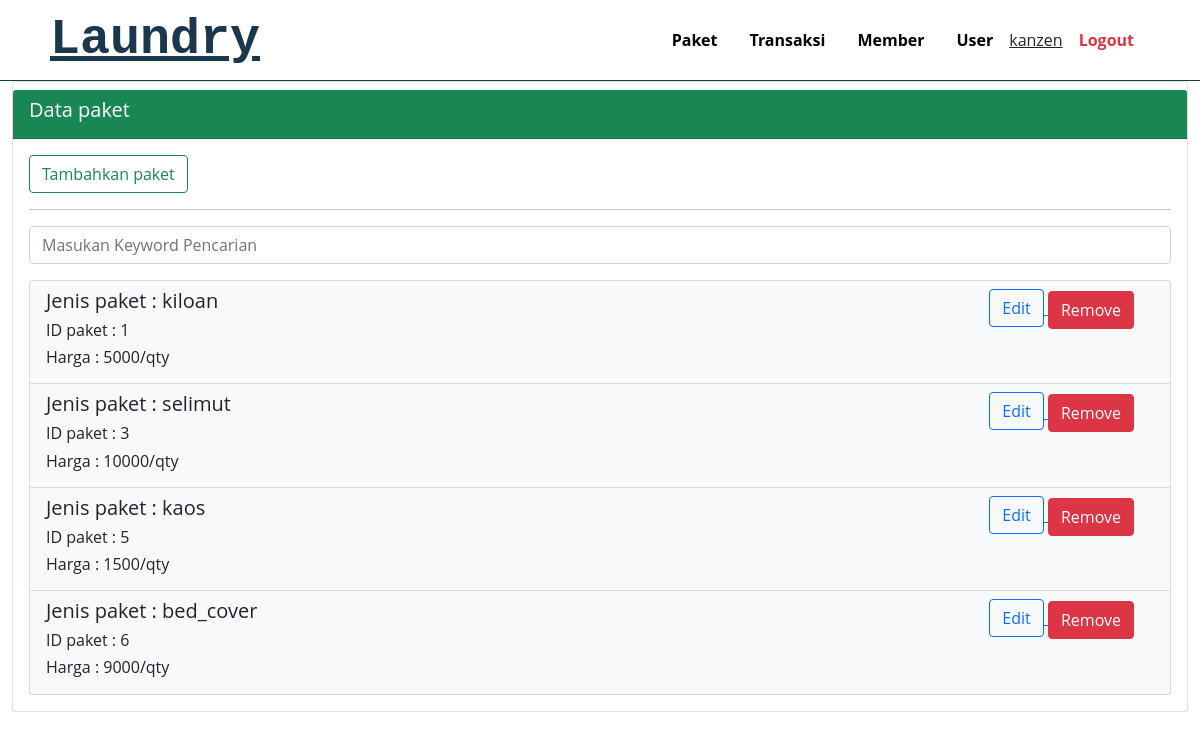
/list-paket.php (signed in), run on the app's committed database.
### tables this page shows
CREATE TABLE `paket` (
  `id_paket` int(11) NOT NULL,
  `jenis` enum('kiloan','selimut','bed_cover','kaos') NOT NULL,
  `harga` int(11) NOT NULL
);

### list-paket.php (the view, shortened to what this page needs)
<!DOCTYPE html>
<html lang="en">
<head>
    <link rel="stylesheet" href="css/bootstrap.min.css">
</head>
<body>
    <?php
    include "navbar.php";
    ?>
    <div class="container-fluid">
        <div class="card">
            <div class="card-header bg-success mt-2">
                <h5 class="text-white">Data paket</h5>
            </div>
            <div class="card-body">
                <a href="form-paket.php">
                    <button class="btn btn-outline-success btn-block">
                        Tambahkan paket
                    </button>
                </a>
                <hr>
                <form action="list-paket.php" method="get">
                    <input type="text" name="search"
                    class="form-control mb-3"
                    placeholder="Masukan Keyword Pencarian"
                    required>
                </form>
                <ul class="list-group">
                    <?php
                    include("connection.php");
                    if (isset($_GET["search"])) {
                        $search = $_GET["search"];
                        $sql = "select * from paket
                        where id_paket like '%$search%'
                        or jenis like '%$search%'
                        or harga like '%$search%'";
                    } else {
                        $sql = "select * from paket";
                    }
                    $query = mysqli_query($connect, $sql);
                    while($paket = mysqli_fetch_array($query)){ ?>
                        <li class="list-group-item bg-light">
                        <div class="row">
                            <div class="col-lg-10 col-md-10">
                                <h5>Jenis paket : <?php echo $paket["jenis"];?></h5>
                                <h6>ID paket : <?php echo $paket["id_paket"];?></h6>
                                <h6>Harga : <?php echo $paket["harga"]?>/qty</h6>
                            </div>
                            <div class="col-lg-2 col-md-2">
                                <a href="form-paket.php?id_paket=<?=$paket["id_paket"]?>">
                                    <button class="btn btn-block btn-outline-primary mb-1">
                                        Edit
                                    </button>
                                </a>
                                <a href="process-paket.php?id_paket=<?=$paket["id_paket"]?>">
                                    <button class="btn btn-block btn-danger"
                                    onclick="return confirm('Apakah anda yakin?')">
                                        Remove
                                    </button>
                                </a>
                            </div>
                        </div>
                        </li>
                    <?php
                    }
                    ?>
                </ul>
            </div>
        </div>
    </div>
</body>
</html>

### navbar.php (shortened to what this page needs)
<!DOCTYPE html>
<html lang="en">
<head>
    <link rel="stylesheet" href="style-navigasi.css">
</head>
<body>
    <nav>
        <div class="wrapper">
            <div class="logo">
                <a href=''>
                    Laundry
                </a>
            </div>
            <div class="menu">
                <ul>
                    <li><a href="list-paket.php">Paket</a></li>
                    <li><a href="list-transaksi.php">Transaksi</a></li>
                    <li><a href="list-member.php">Member</a></li>
                    <li><a href="list-user.php">User</a></li>
                    <li style="text-decoration: underline;"><?=($_SESSION["user"]["username"])?></li>
                    <li><a class="text-danger" href="login.php">Logout</a></li>
                </ul>
            </div>
        </div>
    </nav>
</body>
</html>

### style-navigasi.css (style rules this page uses)
* { text-decoration: none; margin: 0px; padding: 0px; }
body { margin: 0px; padding: 0px; font-family: 'Open Sans',sans-serif; }
.wrapper { width: 1100px; margin: auto; position: relative; }
.logo a { font-size: 50px; font-weight: bold; float: left; font-family: courier; color: #1A374D; }
.menu { float: right; }
nav { width: 100%; margin: auto; display: flex; line-height: 80px; position: sticky; position: -webkit-sticky; top: 0; background: #FFFFFF; z-index: 1; border-bottom: 1px solid #1A374D; }
nav ul { list-style-type: none; margin: 0; padding: 0; overflow: hidden; }
nav ul li { float: left; }
nav ul li a { color: black; font-weight: bold; text-align: center; padding: 0px 16px 0px 16px; text-decoration: none; }

### data on the page
paket: jenis "kiloan", id_paket "1", harga "5000"
paket: jenis "selimut", id_paket "3", harga "10000"
paket: jenis "kaos", id_paket "5", harga "1500"
paket: jenis "bed_cover", id_paket "6", harga "9000"

### other printed values
$_SESSION["user"]["username"] "kanzen"
